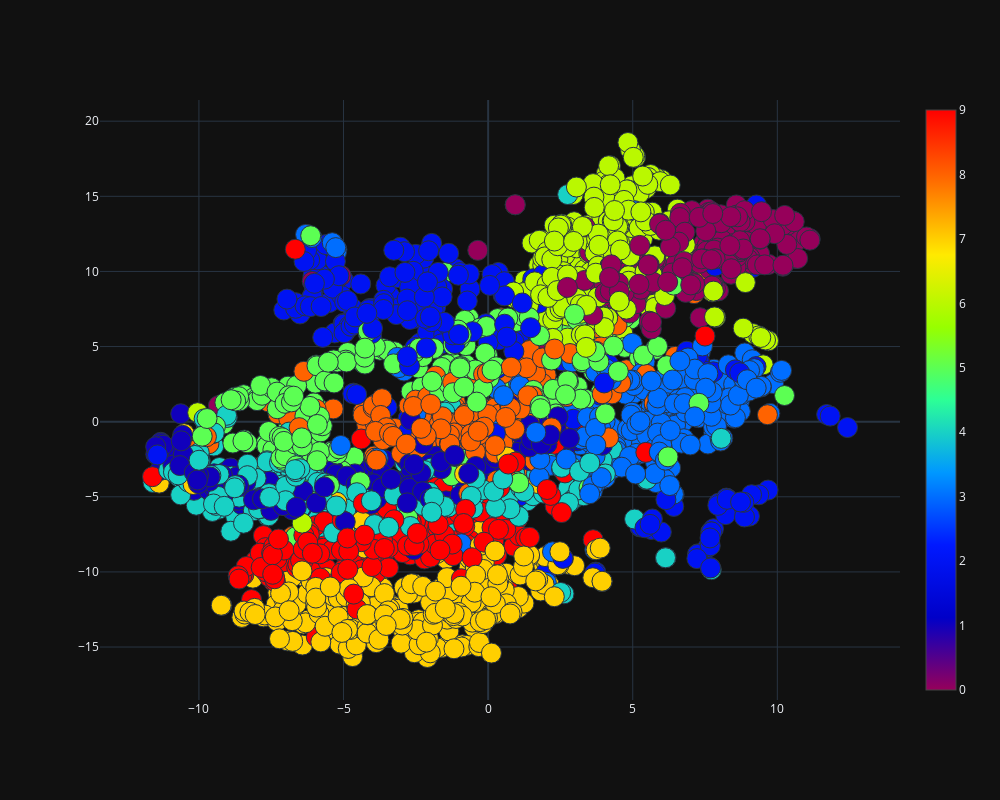

Write notebook code for a chart like this one.
### Code cell
plot_2d(tsne[:, 0],tsne[:, 1])

### Figure 1 — Plotly figure (JSON) as saved in the notebook; plotly's stock layout.template omitted (floating-point values rounded to 4 significant figures; data arrays with more than 128 entries replaced by an {"elided": "..."} marker saying what was removed)
{"data": [{"marker": {"color": {"elided": "3000 int values"}, "colorscale": [[0, "rgb(150,0,90)"], [0.125, "rgb(0,0,200)"], [0.25, "rgb(0,25,255)"], [0.375, "rgb(0,152,255)"], [0.5, "rgb(44,255,150)"], [0.625, "rgb(151,255,0)"], [0.75, "rgb(255,234,0)"], [0.875, "rgb(255,111,0)"], [1, "rgb(255,0,0)"]], "line": {"width": 1}, "showscale": true, "size": 20}, "mode": "markers", "type": "scatter", "x": {"elided": "3000 float values"}, "y": {"elided": "3000 float values"}}], "layout": {"height": 800, "margin": {"b": 100, "l": 100, "r": 100, "t": 100}, "width": 1000}}
